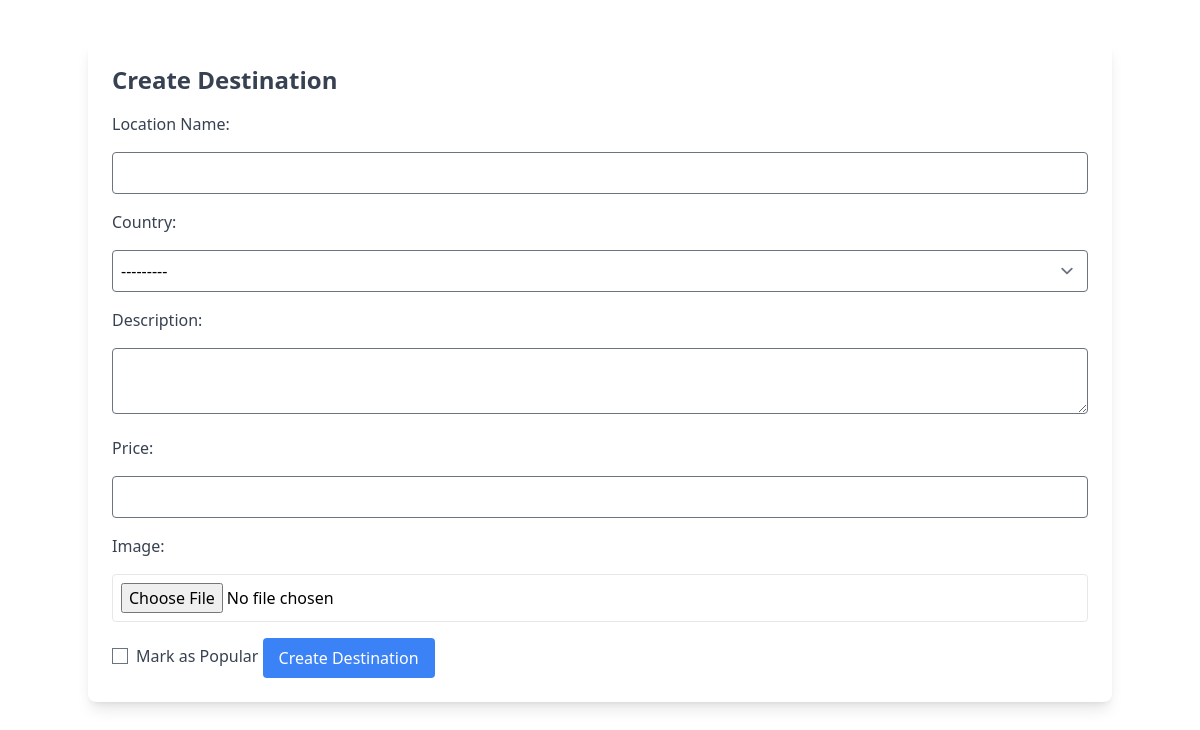
/destination/ (signed in), run on an earlier commit of the app's database.
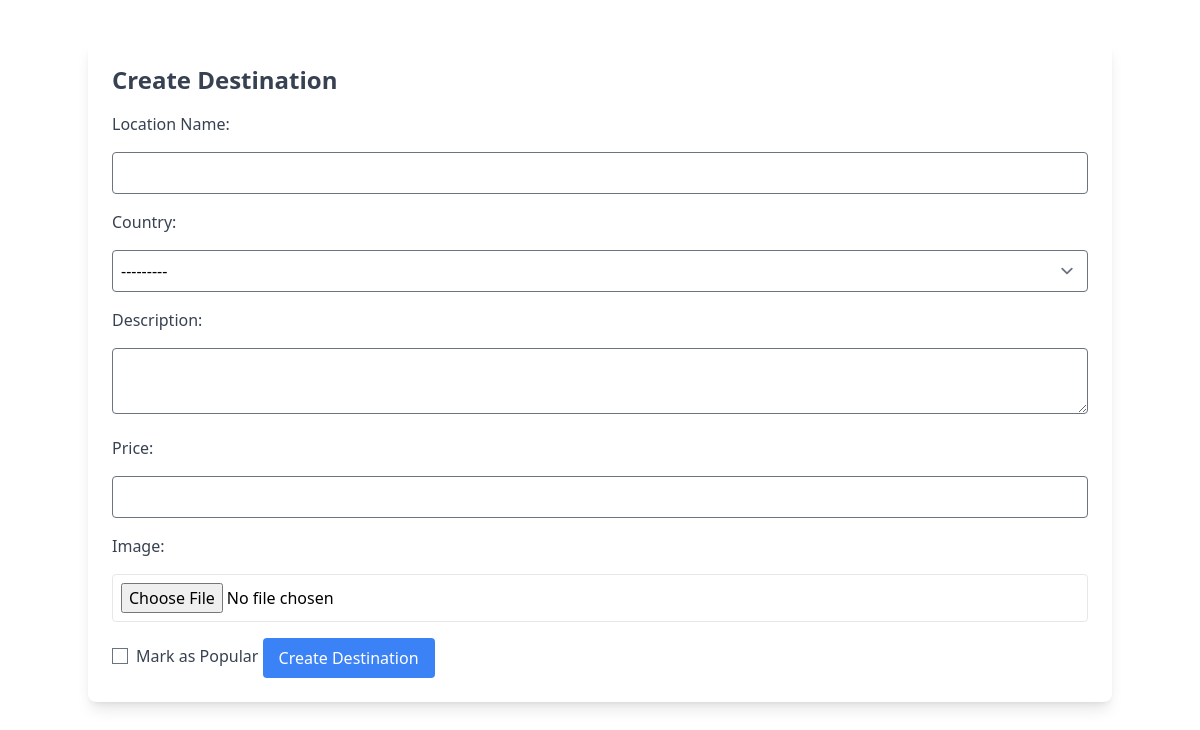
And on a later commit of the database.
### destination/models.py (models this page shows)
class Country(models.Model):
    COUNTRY_CHOICES = [
    ('Argentina', 'Argentina'),
    ('Brazil', 'Brazil'),
    ('Chile', 'Chile'),
    ('Colombia', 'Colombia'),
    ('Mexico', 'Mexico'),
    ('Peru', 'Peru'),
    ('Russia', 'Russia'),
    ('United States', 'United States'),
    ('Sweden', 'Sweden'),
    ('Norway', 'Norway'),
    ('Finland', 'Finland'),
    ('Denmark', 'Denmark'),
    ('Switzerland', 'Switzerland'),
    ('Austria', 'Austria'),
    ('Belgium', 'Belgium'),
    ('Netherlands', 'Netherlands'),
    ('Portugal', 'Portugal'),
    ('Iceland', 'Iceland'),
    ('Philippines', 'Philippines'),
    ('Vietnam', 'Vietnam'),
    ('United Arab Emirates', 'United Arab Emirates'),
    ('Saudi Arabia', 'Saudi Arabia'),
    ('Canada', 'Canada'),
]
    country  = models.CharField(choices=COUNTRY_CHOICES, max_length=30)
    def __str__(self):
      return self.country

### destination/views.py (the view)
# urls.py: path('', views.create_destinations, name="create_destinations"),
@login_required
def create_destinations(request):
    if request.method == "POST":
        form = DestinationForm(request.POST, request.FILES)
        if form.is_valid():
            form.save()
            messages.success(request, "Destination created successfully!")
            return redirect('home-page')  # Redirect to the destination list page
    else:
        form = DestinationForm()
    return render(request, 'destination/create_destinations.html', {'form': form})

### destination/forms.py
class DestinationForm(forms.ModelForm):
    class Meta:
        model = Destination
        fields = ['location_name', 'country', 'description', 'price', 'image', 'is_popular']

### destination/templates/destination/create_destinations.html (shortened to what this page needs)
{% extends 'base.html' %}
{% block main %}
<div class="container mx-auto mt-10 p-6 bg-white shadow-lg rounded-lg">
    <h2 class="text-2xl font-semibold text-gray-700 mb-4">Create Destination</h2>
    <form method="post" enctype="multipart/form-data" class="space-y-4">
        <label for="id_location_name" class="block text-gray-700">Location Name:</label>
        <input type="text" name="location_name" id="id_location_name" class="w-full p-2 border rounded" required>
        <label for="id_country" class="block text-gray-700">Country:</label>
        <select name="country" id="id_country" class="w-full p-2 border rounded">
            {% for country in form.fields.country.choices %}
                <option value="{{ country.0 }}">{{ country.1 }}</option>
            {% endfor %}
        </select>
        <label for="id_description" class="block text-gray-700">Description:</label>
        <textarea name="description" id="id_description" class="w-full p-2 border rounded"></textarea>
        <label for="id_price" class="block text-gray-700">Price:</label>
        <input type="number" name="price" id="id_price" class="w-full p-2 border rounded" required>
        <label for="id_image" class="block text-gray-700">Image:</label>
        <input type="file" name="image" id="id_image" class="w-full p-2 border rounded">
        <label for="id_is_popular" class="inline-flex items-center">
            <input type="checkbox" name="is_popular" id="id_is_popular" class="mr-2">
            <span class="text-gray-700">Mark as Popular</span>
        </label>
        <button type="submit" class="bg-blue-500 text-white px-4 py-2 rounded hover:bg-blue-600">Create Destination</button>
    </form>
</div>
{% endblock %}

### templates/Base.html (shortened to what this page needs)
<!DOCTYPE html>
{% load static tailwind_tags %}
<html lang="en">
<head>
    <link rel="stylesheet" href="https://cdnjs.cloudflare.com/ajax/libs/intl-tel-input/17.0.8/css/intlTelInput.min.css" />
    <link href="https://cdnjs.cloudflare.com/ajax/libs/font-awesome/5.15.4/css/all.min.css" rel="stylesheet">
    {% tailwind_css %}
</head>
<body>
    {% block main %}
    {% endblock  %}
</body>
</html>

What changed in the data, as far as the page shows it:
added Country: country "---------"
Also different on the page:
form field country: "---------" → (not shown)
